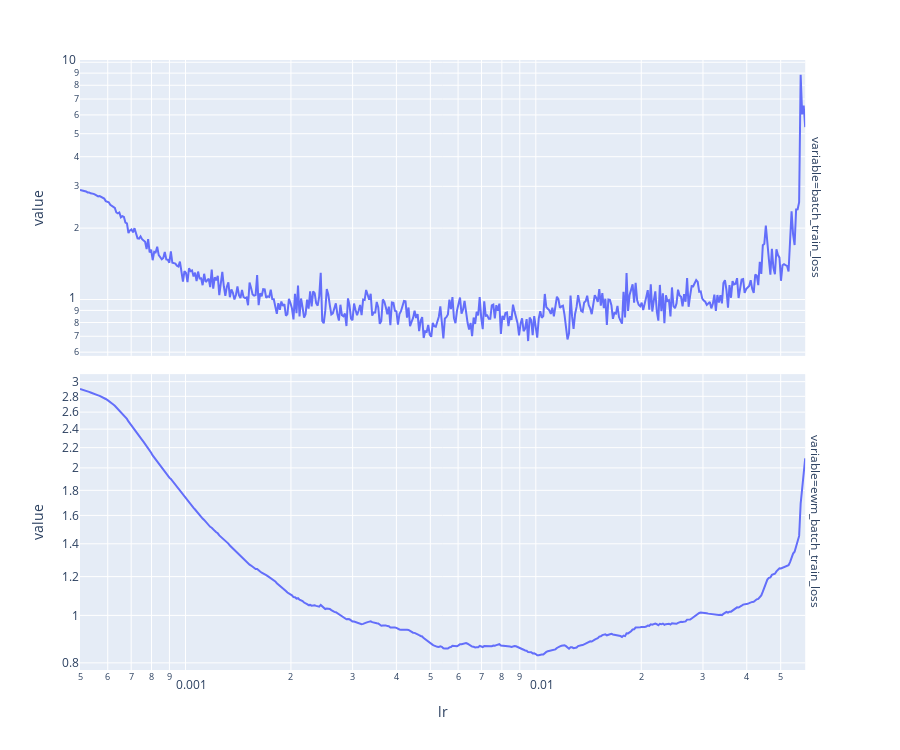

Write notebook code for a chart like this one.
### Code cell
train_dataset = CMIDataset("full_dataset")
full_dataset_loader = DL(train_dataset, TRAIN_BATCH_SIZE, shuffle=True)
_, mock_training_metrics = mk_model_and_fit(
    full_dataset_loader,
    partial(torch.optim.lr_scheduler.ExponentialLR, gamma=MOCK_TRAINING_GAMMA),
    MOCK_TRAINING_EPOCHS,
    criterion= nn.CrossEntropyLoss(),
)
mock_training_metrics = post_process_mock_training_metrics(mock_training_metrics)
plt_lr_search_training_metrics(mock_training_metrics)
max_lr = mock_training_metrics["ewm_batch_train_loss"].idxmin()
print("Maximum learning rate:", max_lr)

### Figure 1 — Plotly figure (JSON) as saved in the notebook; plotly's stock layout.template omitted (floating-point values rounded to 4 significant figures; data arrays with more than 128 entries replaced by an {"elided": "..."} marker saying what was removed)
{"data": [{"hovertemplate": "variable=batch_train_loss<br>lr=%{x}<br>value=%{y}<extra></extra>", "legendgroup": "", "line": {"color": "#636efa", "dash": "solid"}, "marker": {"symbol": "circle"}, "mode": "lines", "name": "", "orientation": "v", "showlegend": false, "type": "scatter", "x": {"elided": "480 float values"}, "xaxis": "x2", "y": {"elided": "480 float values"}, "yaxis": "y2"}, {"hovertemplate": "variable=ewm_batch_train_loss<br>lr=%{x}<br>value=%{y}<extra></extra>", "legendgroup": "", "line": {"color": "#636efa", "dash": "solid"}, "marker": {"symbol": "circle"}, "mode": "lines", "name": "", "orientation": "v", "showlegend": false, "type": "scatter", "x": {"elided": "480 float values"}, "xaxis": "x", "y": {"elided": "480 float values"}, "yaxis": "y"}], "layout": {"annotations": [{"font": {}, "showarrow": false, "text": "variable=ewm_batch_train_loss", "textangle": 90, "x": 0.98, "xanchor": "left", "xref": "paper", "y": 0.2425, "yanchor": "middle", "yref": "paper"}, {"font": {}, "showarrow": false, "text": "variable=batch_train_loss", "textangle": 90, "x": 0.98, "xanchor": "left", "xref": "paper", "y": 0.7575, "yanchor": "middle", "yref": "paper"}], "height": 750, "legend": {"tracegroupgap": 0}, "margin": {"t": 60}, "xaxis": {"anchor": "y", "domain": [0, 0.98], "title": {"text": "lr"}, "type": "log"}, "xaxis2": {"anchor": "y2", "domain": [0, 0.98], "matches": "x", "showticklabels": false, "type": "log"}, "yaxis": {"anchor": "x", "domain": [0, 0.485], "title": {"text": "value"}, "type": "log"}, "yaxis2": {"anchor": "x2", "domain": [0.515, 1], "title": {"text": "value"}, "type": "log"}}}
